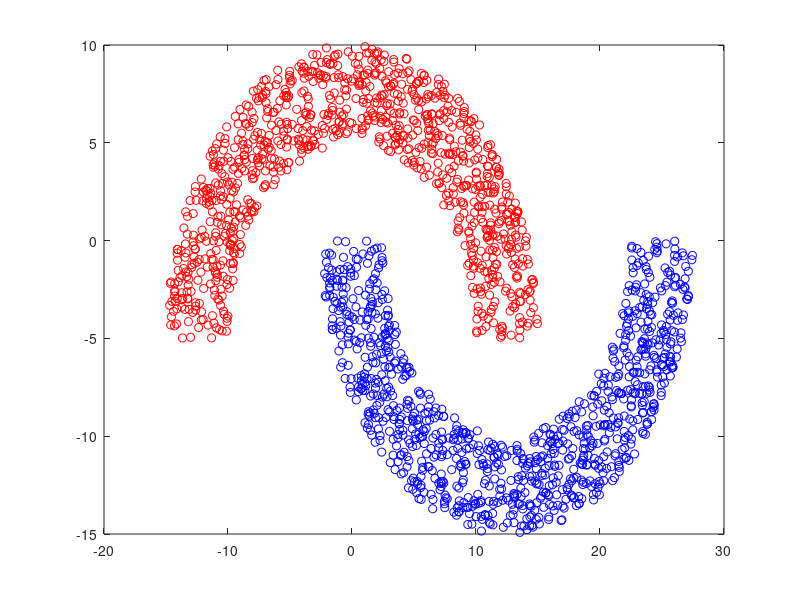

This chart was generated by the following MATLAB code: (Note: this script raises an error after producing the figure.)
tic;
clear;

n1 = 1000;
sep=-5;
r1 = 10; r2 =15;
r = sqrt(r1^2+(r2^2-r1^2)*rand(1,n1));
t = 2*pi*rand(1,n1);
x = r.*cos(t);
y = abs(r.*sin(t))+sep;
figure(1)
plot(x,y,'r o')
hold on

x1 = r.*cos(t)+12.5;
y1 = -abs(r.*sin(t));
plot(x1,y1,'b o')

traindata3=cat(1,x.',x1.');
traindata2=cat(1,y.',y1.');
traindata1=cat(2,traindata3,traindata2);
A=repmat(1,1000,1);
B=repmat(-1,1000,1);
trainlabel1=cat(1,A,B);
sigma=[];
sigma(:,1)=repmat(1,2000,1);
sigma(:,2)=traindata1(:,1);
sigma(:,3)=traindata1(:,1);
sigma(:,4)=traindata1(:,1).^2;
sigma(:,5)=traindata1(:,1).*traindata1(:,2);
sigma(:,6)=traindata1(:,2).^2; 
sigma(:,7)=traindata1(:,1).^3;
sigma(:,8)=traindata1(:,1).^2.*traindata1(:,2);
sigma(:,9)=traindata1(:,1).*traindata1(:,2).^2;
sigma(:,10)=traindata1(:,2).^3; 
%fourth order
% sigma(:,11)=traindata1(:,1).^4; 
% sigma(:,12)=traindata1(:,1).^3.*traindata1(:,2);
% sigma(:,13)=traindata1(:,1).^2.*traindata1(:,2).^2;
% sigma(:,14)=traindata1(:,1).*traindata1(:,2).^3;
% sigma(:,15)=traindata1(:,2).^4; 
% Pocket train
syms x

flag=0;
flag1=1;
flag2=0;
w=[0 0 0 0 0 0 0 0 0 0];
w1=[];
q=zeros;
p=zeros;
h=zeros;
r=zeros;
flag9=0;
w2=[];
errorset=[];
errorlabel=zeros;
n=100000;
for j=1:n
    h(j)=j;
    flag1=0;
    flag=0;
    for j1=1:2000 %hang
        if sign(sum(sigma(j1,:).*w))==trainlabel1(j1)
            flag=flag+1;
        else           
            flag1=flag1+1;
            flag9=flag9+1;%number of iteration
            errorset(flag1,:)=sigma(j1,:);
            errorlabel(flag1)=trainlabel1(j1);
        end
    end
    q(j)=flag;
    p(j)=flag1;
    if j==1
        w1=w;
    else
        if q(j)>q(j-1)
            w1=w;
        end
    end
    if flag~=2000
        r=unidrnd(flag1);
        w=w+errorset(r,:)*errorlabel(r);
        w2(j,:)=w; 
        continue;
    end
end
syms x1 x2
Xn=[1 x1 x2 x1^2 x1*x2 x2^2 x1^3 x1^2*x2 x1*x2^2 x2^3 ];
f=sum(w1.*Xn); 
fimplicit(f,'m')
hold on


Ein1=p./2000;
for i=1:n
    if i~=n
        if Ein1(i+1)<Ein1(i)
            Ein1(i+1)=Ein1(i+1);
        else
            Ein1(i+1)=Ein1(i);
        end
    else
        if Ein1(i)<Ein1(i-1)
            Ein1(i)=Ein1(i);
            break;
        else
            Ein1(i)=Ein1(i-1);
            break;
        end
    end
end
axis equal
figure(2)
for hh=1:100000
    Ein2(hh)=Ein1(hh);
end
hhh=linspace(1,100000,100000);
plot(hhh,Ein2)
xlabel('iteration')
ylabel('Ein')

% [a b c d e]=regress(ones(length(traindata2),1),traindata2);
% syms t
% y=a*t;
% fplot(y) %linear regress

    
    







toc;